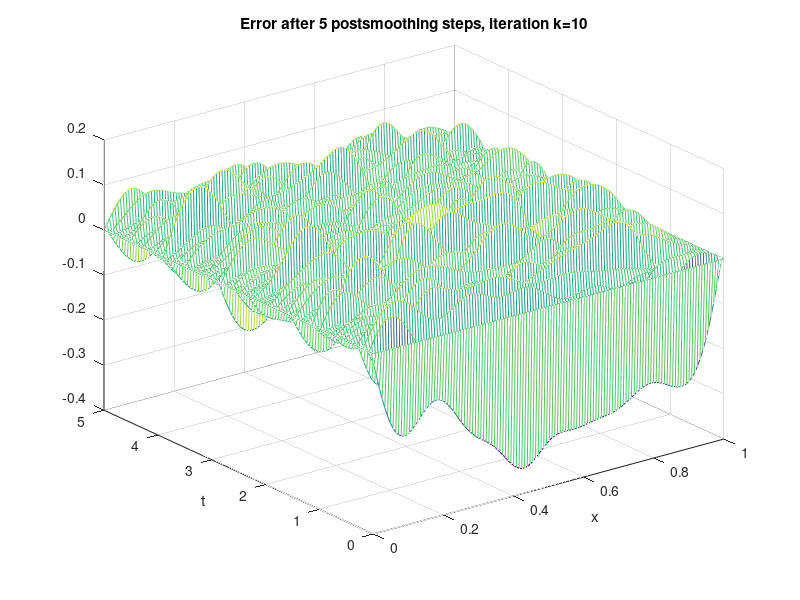

Reproduce this figure in MATLAB.
l=7; J=2^l-1;                                  % mesh points in space
e=ones(J,1); dx=1/(J+1); x=(0:dx:1)';          % spatial mesh
L=1/dx^2*spdiags([e -2*e e],[-1 0 1],J,J);     % discrete Laplacian
T=5; N=J; dt=T/N; t=(0:dt:T);                  % time mesh
u0=@(x) zeros(size(x));                        % initial condition
gl=@(t) zeros(size(t));                        % boundary conditions
gr=@(t) zeros(size(t));
f=@(x,t) x.^4.*(1-x).^4+10*sin(8*t);           % source function
for n=1:N                                      % compute rhs b for reuse
  b(:,n)=dt*feval(f,x(2:end-1),t(n+1));        % source function
  b(1,n)=b(1,n)+dt/dx^2*gl(t(n+1));            % boundary conditions
  b(end,n)=b(end,n)+dt/dx^2*gr(t(n+1));
end;
u(:,1)=u0(x);                                  % set initial and boundary
u(1,1:N+1)=gl(t); u(end,1:N+1)=gr(t);          % conditions
A=speye(size(L))-dt*L;                         % time stepping matrix
for n=1:N                                      % compute exact solution
  u(2:end-1,n+1)=A\(u(2:end-1,n)+b(:,n));      % exact BE
end
uBE=u;                                         % keep exact BE solution
D=diag(diag(A));
NU=[5000 1000 100 5]
for l=1:length(NU)
  nu=NU(l)                                     % use nu Jacobi steps
  for n=1:N
    v=u(2:end-1,n);                            % use initial guess from
    for j=1:nu                                 % previous time step
      v=v+D\(u(2:end-1,n)+b(:,n)-A*v);         % for Jacobi iteration
    end;                                       % with no damping
    u(2:end-1,n+1)=v;
  end
  mesh(x,t,u'); xlabel('x'); ylabel('t');
  title(['Approximation after nu=' num2str(nu) ' Jacobi steps']);
  axis([0 1 0 5 -1 1]); pause;
end

Jc=(J+1)/2-1;                                  % coarse grid points
P=sparse(J,Jc);                                % prolongation by
for j=1:Jc                                     % interpolation
  P(2*j,j)=1; P(2*j-1,j)=0.5; P(2*j+1,j)=0.5;
end;
R=0.5*P';                                      % restriction by transpose
Lc=R*L*P;                                      % coarse matrix by Galerkin
Ac=speye(size(Lc))-dt*Lc;                      % coarsening in space only
xc=x(1:2:end);                                 % coarse spatial mesh

u=uBE;                                         % random initial guess
u(2:end-1,2:end)=rand(J,N);                    % with correct ic and bc
nu=5; al=0.5; K=10;
for k=1:K
  for n=1:N                                    % presmooting
    v=u(2:end-1,n+1);                          % use initial guess from
    for j=1:nu                                 % previous time step
      v=v+al*(D\(u(2:end-1,n)+b(:,n)-A*v));    % for Jacobi iteration
    end;                                       % with damping alpha
    u(2:end-1,n+1)=v;
  end
  mesh(x,t,uBE'-u'); xlabel('x'); ylabel('t');
  title(['Error after ' num2str(nu) ' presmoothing steps, iteration k=' num2str(k)]);
  pause
  for n=1:N                                    % compute residual
    r(:,n)=u(2:end-1,n)+b(:,n)-A*u(2:end-1,n+1);
  end;
  rc=R*r;                                      % restrict residual in space
  uc=zeros(Jc+2,1);                            % zero ic for correction
  for n=1:N                                    % coarse correction
    uc(2:end-1,n+1)=Ac\(uc(2:end-1,n)+rc(:,n));% by exact BE
  end
  u(2:end-1,:)=u(2:end-1,:)+P*uc(2:end-1,:);   % add coarse correction
  mesh(x,t,uBE'-u'); xlabel('x'); ylabel('t');
  title(['Error after coarse correction, iteration k=' num2str(k)]);
  pause
  for n=1:N                                    % postsmooting
    v=u(2:end-1,n+1);                          % use initial guess from
    for j=1:nu                                 % previous time step
      v=v+al*(D\(u(2:end-1,n)+b(:,n)-A*v));    % for Jacobi iteration
    end;                                       % with damping alpha
    u(2:end-1,n+1)=v;
  end
  err(k)=max(max(abs(uBE-u)));
  mesh(x,t,uBE'-u'); xlabel('x'); ylabel('t');
  title(['Error after ' num2str(nu) ' postsmoothing steps, iteration k=' num2str(k)]);
  pause
end

Nc=(N+1)/2-1;                                  % coarse grid points in time
Pc=sparse(N,Nc);                               % prolongation by interpolation
for j=1:Nc
  Pc(2*j,j)=1; Pc(2*j-1,j)=0.5; Pc(2*j+1,j)=0.5;
end;
Rc=0.5*Pc';                                    % restriction by transpose
Pc(end,end)=1;                                 % no zero bc in time at the end
Ac=speye(size(Lc))-2*dt*Lc;                    % coarsening in time also
u=uBE;                                         % random initial guess
u(2:end-1,2:end)=rand(J,N);                    % with correct ic and bc
al=0.5; nu=5; K=10;
for k=1:K
  for n=1:N                                    % presmooting
    v=u(2:end-1,n+1);                          % use initial guess from
    for j=1:nu                                 % previous time step
      v=v+al*(D\(u(2:end-1,n)+b(:,n)-A*v));    % for Jacobi iteration
    end;                                       % with damping alpha
    u(2:end-1,n+1)=v;
  end
  mesh(x,t,uBE'-u'); xlabel('x'); ylabel('t');
  title(['Error after ' num2str(nu) ' presmoothing steps, iteration k=' num2str(k)]);
  pause
  for n=1:N                                    % compute residual
    r(:,n)=u(2:end-1,n)+b(:,n)-A*u(2:end-1,n+1);
  end;
  rc=R*r;                                      % restrict residual in space
  rc=rc*Rc';                                   % restrict residual in time
  uc=zeros(Jc+2,1);                            % zero ic for correction
  for n=1:Nc                                   % coarse correction
    uc(2:end-1,n+1)=Ac\(uc(2:end-1,n)+rc(:,n));% exact BE using 2*dt
  end
  u(2:end-1,2:end)=u(2:end-1,2:end)+P*uc(2:end-1,2:end)*Pc';
  mesh(x,t,uBE'-u'); xlabel('x'); ylabel('t');
  title(['Error after coarse correction, iteration k=' num2str(k)]);
  pause
  for n=1:N                                    % postsmooting
    v=u(2:end-1,n+1);                          % use initial guess from
    for j=1:nu                                 % previous time step
      v=v+al*(D\(u(2:end-1,n)+b(:,n)-A*v));    % for Jacobi iteration
    end;                                       % with damping alpha
    u(2:end-1,n+1)=v;
  end
  errc(k)=max(max(abs(uBE-u)));
  mesh(x,t,uBE'-u'); xlabel('x'); ylabel('t');
  title(['Error after ' num2str(nu) ' postsmoothing steps, iteration k=' num2str(k)]);
  pause
end
